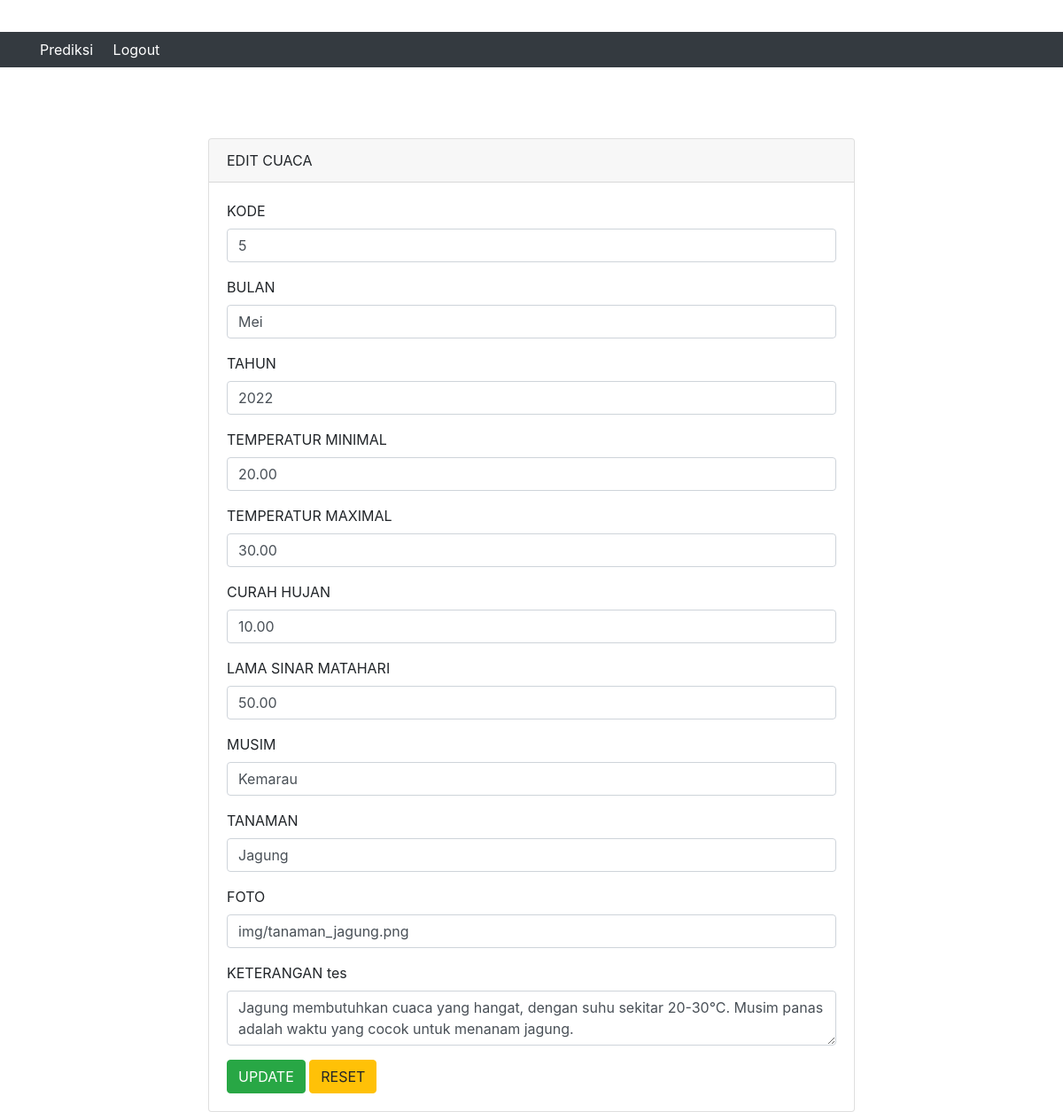
The page /edit-cuaca.php?Kode=5 on the database its author committed.
### tables this page shows
CREATE TABLE `cuaca` (
  `Kode` int(11) NOT NULL,
  `Bulan` varchar(250) DEFAULT NULL,
  `Tahun` varchar(4) DEFAULT NULL,
  `Temperatur_Minimal` decimal(10,2) DEFAULT NULL,
  `Temperatur_Maximal` decimal(10,2) DEFAULT NULL,
  `Curah_Hujan` decimal(10,2) DEFAULT NULL,
  `Lama_Sinar_Matahari` decimal(10,2) DEFAULT NULL,
  `Musim` varchar(255) NOT NULL,
  `Tanaman` varchar(255) DEFAULT NULL,
  `Foto` varchar(255) DEFAULT NULL,
  `Keterangan` text NOT NULL
);

### edit-cuaca.php (the view, shortened to what this page needs)
<?php
  include('db.php');
  $Kode = $_GET['Kode'];
  $query = "SELECT * FROM cuaca WHERE Kode = '$Kode' LIMIT 1";
  $result = mysqli_query($conn, $query);
  $row = mysqli_fetch_array($result);
  ?>
<!doctype html>
<html lang="en">
  <head>
    <link rel="stylesheet" href="https://stackpath.bootstrapcdn.com/bootstrap/4.4.1/css/bootstrap.min.css">
  </head>
  <body>
    <?php include("header.php"); ?>
    <div class="container" style="margin-top: 80px">
      <div class="row">
        <div class="col-md-8 offset-md-2">
          <div class="card">
            <div class="card-header">
              EDIT CUACA
            </div>
            <div class="card-body">
              <form action="update-cuaca.php" method="POST">
                <div class="form-group">
                  <label>KODE</label>
                  <input type="text" name="Kode" value="<?php echo $row['Kode'] ?>" placeholder="Masukkan Kode" class="form-control">
                </div>
                <div class="form-group">
                  <label>BULAN</label>
                  <input type="text" name="Bulan" value="<?php echo $row['Bulan'] ?>" placeholder="Masukkan Bulan" class="form-control">
                </div>
                <div class="form-group">
                  <label>TAHUN</label>
                  <input type="text" name="Tahun" value="<?php echo $row['Tahun'] ?>" placeholder="Masukkan Tahun" class="form-control">
                </div>
                <div class="form-group">
                  <label>TEMPERATUR MINIMAL</label>
                  <input type="text" name="Temperatur_Minimal" value="<?php echo $row['Temperatur_Minimal'] ?>" placeholder="Masukkan Temperatur_Minimal" class="form-control">
                </div>
                <div class="form-group">
                  <label>TEMPERATUR MAXIMAL</label>
                  <input type="text" name="Temperatur_Maximal" value="<?php echo $row['Temperatur_Maximal'] ?>" placeholder="Masukkan Temperatur_Maximal" class="form-control">
                </div>
                <div class="form-group">
                  <label>CURAH HUJAN</label>
                  <input type="text" name="Curah_Hujan" value="<?php echo $row['Curah_Hujan'] ?>" placeholder="Masukkan Curah_Hujan" class="form-control">
                </div>
                <div class="form-group">
                  <label>LAMA SINAR MATAHARI</label>
                  <input type="text" name="Lama_Sinar_Matahari" value="<?php echo $row['Lama_Sinar_Matahari'] ?>" placeholder="Masukkan Lama_Sinar_Matahari" class="form-control">
                </div>
                <div class="form-group">
                  <label>MUSIM</label>
                  <input type="text" name="Musim" value="<?php echo $row['Musim'] ?>" placeholder="Masukkan Musim" class="form-control">
                </div>
                <div class="form-group">
                  <label>TANAMAN</label>
                  <input type="text" name="Tanaman" value="<?php echo $row['Tanaman'] ?>" placeholder="Masukkan Tanaman" class="form-control">
                </div>
                <div class="form-group">
                  <label>FOTO</label>
                  <input type="text" name="Foto" value="<?php echo $row['Foto'] ?>" placeholder="Masukkan Foto" class="form-control">
                </div>
                <div class="form-group">
                  <label>KETERANGAN tes</label>
                  <textarea class="form-control" name="Keterangan" placeholder="Masukkan Keterangan Cuaca"><?php echo $row['Keterangan'] ?></textarea>
                </div>
                <button type="submit" class="btn btn-success">UPDATE</button>
                <button type="reset" class="btn btn-warning">RESET</button>
              </form>
            </div>
          </div>
        </div>
      </div>
    </div>
  </body>
</html>

### rows shown on the page
cuaca: Kode "5", Bulan "Mei", Tahun "2022", Temperatur_Minimal "20.00", Temperatur_Maximal "30.00", Curah_Hujan "10.00", Lama_Sinar_Matahari "50.00", Musim "Kemarau", Tanaman "Jagung", Foto "img/tanaman_jagung.png", Keterangan "Jagung membutuhkan cuaca yang hangat, dengan suhu sekitar 20-30°C. Musim panas adalah waktu yang cocok untuk menanam jagung."
